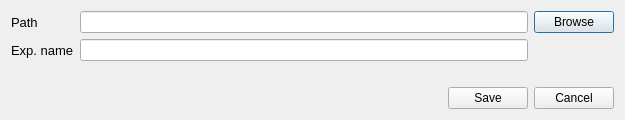
<?xml version="1.0" encoding="UTF-8"?>
<ui version="4.0">
 <class>Dialog_save</class>
 <widget class="QDialog" name="Dialog_save">
  <property name="geometry">
   <rect>
    <x>0</x>
    <y>0</y>
    <width>625</width>
    <height>120</height>
   </rect>
  </property>
  <property name="minimumSize">
   <size>
    <width>0</width>
    <height>120</height>
   </size>
  </property>
  <property name="maximumSize">
   <size>
    <width>16777215</width>
    <height>120</height>
   </size>
  </property>
  <property name="windowTitle">
   <string>Dialog</string>
  </property>
  <layout class="QGridLayout" name="gridLayout_2">
   <item row="0" column="0">
    <layout class="QGridLayout" name="gridLayout">
     <item row="0" column="2">
      <widget class="QPushButton" name="btn_browse">
       <property name="minimumSize">
        <size>
         <width>0</width>
         <height>0</height>
        </size>
       </property>
       <property name="maximumSize">
        <size>
         <width>16777215</width>
         <height>16777215</height>
        </size>
       </property>
       <property name="text">
        <string>Browse</string>
       </property>
      </widget>
     </item>
     <item row="1" column="0">
      <widget class="QLabel" name="label_exp_name">
       <property name="font">
        <font>
         <pointsize>10</pointsize>
        </font>
       </property>
       <property name="text">
        <string>Exp. name</string>
       </property>
      </widget>
     </item>
     <item row="0" column="0">
      <widget class="QLabel" name="label_path">
       <property name="font">
        <font>
         <pointsize>10</pointsize>
        </font>
       </property>
       <property name="text">
        <string>Path</string>
       </property>
      </widget>
     </item>
     <item row="0" column="1">
      <widget class="QLineEdit" name="path_text">
       <property name="minimumSize">
        <size>
         <width>0</width>
         <height>0</height>
        </size>
       </property>
       <property name="maximumSize">
        <size>
         <width>16777215</width>
         <height>16777215</height>
        </size>
       </property>
       <property name="cursor">
        <cursorShape>IBeamCursor</cursorShape>
       </property>
       <property name="text">
        <string/>
       </property>
       <property name="alignment">
        <set>Qt::AlignLeading|Qt::AlignLeft|Qt::AlignVCenter</set>
       </property>
      </widget>
     </item>
     <item row="1" column="1">
      <widget class="QLineEdit" name="exp_name_text">
       <property name="minimumSize">
        <size>
         <width>0</width>
         <height>0</height>
        </size>
       </property>
       <property name="maximumSize">
        <size>
         <width>16777215</width>
         <height>16777215</height>
        </size>
       </property>
       <property name="text">
        <string/>
       </property>
       <property name="alignment">
        <set>Qt::AlignLeading|Qt::AlignLeft|Qt::AlignVCenter</set>
       </property>
      </widget>
     </item>
    </layout>
   </item>
   <item row="1" column="0">
    <spacer name="verticalSpacer_2">
     <property name="orientation">
      <enum>Qt::Vertical</enum>
     </property>
     <property name="sizeHint" stdset="0">
      <size>
       <width>492</width>
       <height>7</height>
      </size>
     </property>
    </spacer>
   </item>
   <item row="2" column="0">
    <layout class="QHBoxLayout" name="horizontalLayout">
     <property name="rightMargin">
      <number>0</number>
     </property>
     <item>
      <spacer name="horizontalSpacer">
       <property name="orientation">
        <enum>Qt::Horizontal</enum>
       </property>
       <property name="sizeHint" stdset="0">
        <size>
         <width>40</width>
         <height>20</height>
        </size>
       </property>
      </spacer>
     </item>
     <item>
      <widget class="QPushButton" name="btn_save">
       <property name="text">
        <string>Save</string>
       </property>
      </widget>
     </item>
     <item>
      <widget class="QPushButton" name="btn_cancel">
       <property name="text">
        <string>Cancel</string>
       </property>
      </widget>
     </item>
    </layout>
   </item>
  </layout>
 </widget>
 <resources/>
 <connections/>
</ui>
